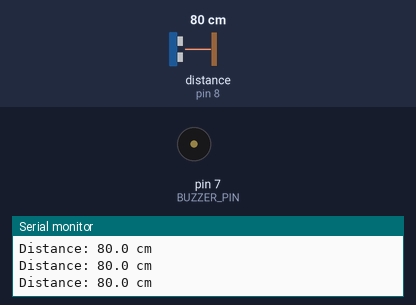
A sketch run on a simulated Arduino Uno, built with avr-gcc and run on an emulated ATmega328P. On the bench: buzzer (waves = sounding), the last lines printed to the serial monitor. Wiring (inferred from the names in the program): ultrasonic range finder: trigger pin 9; echo pin 8. Inputs (shaded band) come from the test bench; at power-on: distance to the obstacle (sensor on pin 8) 80 cm. The echo pulse lasts 58.3 µs per cm.

Above: at 1.2 s.
1.3 s: distance to the obstacle (sensor on pin 8) set to 27 cm
2.8 s: distance to the obstacle (sensor on pin 8) set to 21 cm
At 5.7 s:
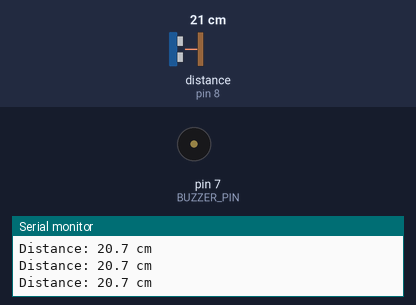
5.8 s: distance to the obstacle (sensor on pin 8) set to 120 cm
At 6.8 s:
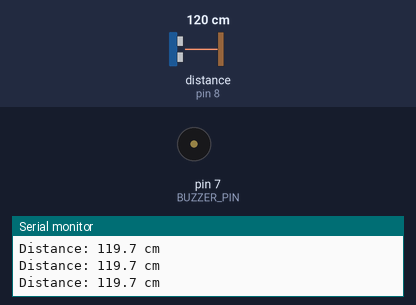
Timing chart, 0 to 8.8 s (numbered marks = the images above; inputs shaded):
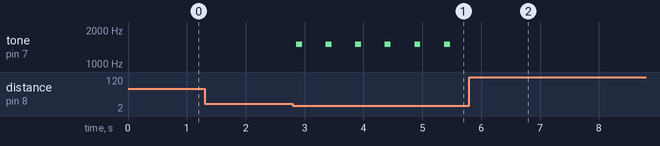

The sketch:

distance_alert.ino
```cpp
/*
  Ultrasonic Distance Alert System
  Hardware: Elegoo Uno R3, HC-SR04 Sensor, Passive Buzzer
*/

const int TRIG_PIN = 9;
const int ECHO_PIN = 8;
const int BUZZER_PIN = 7;

void setup() {
  Serial.begin(9600);
  pinMode(TRIG_PIN, OUTPUT);
  pinMode(ECHO_PIN, INPUT);
  pinMode(BUZZER_PIN, OUTPUT);

  Serial.println("Ultrasonic Distance Alert System Initialized.");
}

void loop() {
  // Clear the trigger pin
  digitalWrite(TRIG_PIN, LOW);
  delayMicroseconds(2);

  // Send a 10-microsecond high pulse to trigger the sensor
  digitalWrite(TRIG_PIN, HIGH);
  delayMicroseconds(10);
  digitalWrite(TRIG_PIN, LOW);

  // Read the echo pin pulse duration in microseconds
  long duration = pulseIn(ECHO_PIN, HIGH);

  // Calculate distance in centimeters (speed of sound = 0.0343 cm/us, divided by 2)
  float distanceCm = duration * 0.0343 / 2.0;

  // Print results and handle proximity alerts
  if (duration == 0) {
    Serial.println("Warning: No echo received! Check wiring.");
  } else {
    Serial.print("Distance: ");
    Serial.print(distanceCm, 1);
    Serial.println(" cm");

    // Proximity Alert Logic using the Passive Buzzer
    if (distanceCm > 0 && distanceCm < 10) {
      // Danger zone: Rapid high-pitched beep (< 10 cm)
      tone(BUZZER_PIN, 2500);
      delay(50);
      noTone(BUZZER_PIN);
      delay(50);
    }
    else if (distanceCm >= 10 && distanceCm < 25) {
      // Caution zone: Slower, lower-pitched beep (10 to 25 cm)
      tone(BUZZER_PIN, 1500);
      delay(100);
      noTone(BUZZER_PIN);
      delay(200);
    } else {
      // Safe zone: Silence buzzer (> 25 cm)
      noTone(BUZZER_PIN);
    }
  }

  delay(200); // Sampling interval
}
```

Measured:
- the behaviour switches between 25 and 24 cm on distance to the obstacle (sensor on pin 8) (found by bisection; images 0 and 1)
- after the input at 2.8 s, tone on pin 7 (BUZZER_PIN): alternates 1500 Hz for 0.10 s and silent for 0.40 s, starting after 0.06 s
- after the input at 5.8 s, tone on pin 7 (BUZZER_PIN): stops changing and stays silent
